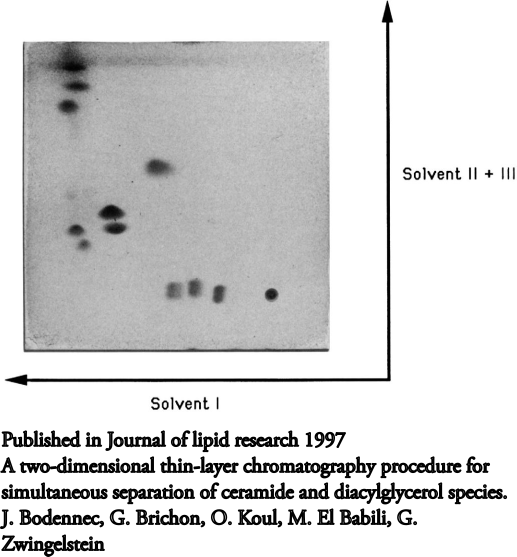
#> input picture lectures/Data/2D_measured.png, 1033 x 1113 px (shown at 1/2 size)
$ jupyter execute --allow-errors 08-Numpy.ipynb   (shell and % lines are left out)
#> lines starting #> are read from the running program, lines starting #| are printed output that depends on the picture
## Repetition, what is python, what are modules and why do you need to know that

Python is so widely used because it is so flexible. Pretty much for any task you have there is a specialized "Toolbox" that makes you work simplier. These "Toolboxes" are called Modules. You have used this already.

When we import things we actually plug in new modules into Python. For data science one of the key libraries is numpy.

<div>

</div>

Most Modules/Libraries contain many of these these objects and we can choose to load one or all. They also contain functions that do things (which are also objects in a sense).

<div>

</div>

What are objects? Objects are "boxes" That contain things. E.g. Data or functions or instructions what and how you can use them.

<div>

</div>

These functions are hidden in each object and can be accessed with the "dot"

<div>

</div>

Why so complicated? Try:

<div>

</div>

# Data Science

## Data types

[cell 1]
import matplotlib.pyplot as plt
import numpy as np

[cell 2]
types=[float(0.94545),int(3),str('hello world'),bool(True),1.e4] # this is a list of data types
for i in types: #and now we loop through the contents of this list
    print(type(i), i , 'I\'m in a string and show: \"%s\"'%i)

## Collecting data, what have we learned?

* Lists = rectangular brackets [], think append and sort
* Tupels = round brackets (), think order matters, in and out of functions
* dictionaries = wavy brackets {}, think data with keywords = cookbook, filenames, Lookup tables

## Manipulating data of the same kind: vectors/matrixes/images

Classically we collect large amount of the same data. and we could store it in a list of lists. Let me show you with an image as if it would be constructed from a list of lists

[cell 3]
def make_smily_list():
    list_of_lists=[[0,0,0,0,0,0,0],[0,0,0,0,0,0,0],[0,0,1,0,1,0,0],[0,0,0,0,0,0,0],[0,1,0,0,0,1,0],[0,0,1,0,1,0,0],[0,0,0,1,0,0,0],
[0,0,0,0,0,0,0],[0,0,0,0,0,0,0]]
    return list_of_lists
print(make_smily_list())

or let me show you as an image. For this we need a module to plot things.

[cell 4]
import matplotlib.pyplot as plt
plt.imshow(make_smily_list(),cmap='gray', vmin=0, vmax=1)
plt.axis('off')
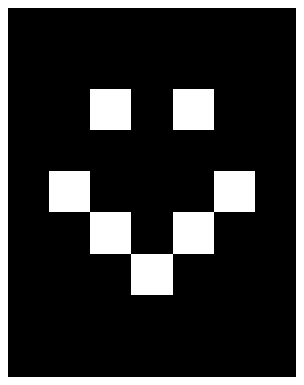
#> figure drawn by matplotlib, 1 panel

if we now wanted to do somehting as simple as multiplying each entry with 255 to get a proper gray image we would need to loop over each entry, which you hopefully will agree is somewhat tedious.

[cell 5]
list_of_lists=make_smily_list()   # we use our function to make a list and store the list under "list_of_lists"

for i in range(0,9,1):
    print('row is %i'%i)
    for j in range(0,7,1):
        print('column is %i'%j)
        if list_of_lists[i][j]==1:
            list_of_lists[i][j]=(list_of_lists[i][j])*255
        else:
            list_of_lists[i][j]=128
print(list_of_lists)
plt.imshow(list_of_lists,cmap='gray', vmin=0, vmax=255)
plt.axis('off')

# Numpy

entering Numpy, the defacto standard library for data manipulation. There are many additional tools for data-handling. But most use numpy as a standard. We can of course convert our list of lists into an array and then perform calculations on it.

Two ways to import numpy are common. either directly with **import numpy** after which you will need to write numpy.sin for the sinus function. Or using **import numpy as np** after which we can use np.sin, which is more common

[cell 6]
import numpy as np
list_of_lists=make_smily_list()
arrayen=np.array(list_of_lists) # convert the list_of lists into an array
print(arrayen)
print(type(arrayen))

Now we can perform calculations on the array as a whole

[cell 7]
arrayen=arrayen*128 # each entry is multiplied by 122
arrayen+=128        # simplified version to add to each element 128

plt.imshow(arrayen,cmap='gray', vmin=0, vmax=255)
plt.axis('off')

[cell 8]
def smiley(): #lets redefine our smiley function with arrays
    arrayen=np.zeros((9,7))
    for a in [(2,2),(2,4),(4,1),(4,-2),(5,2),(5,-3),(6,3)]:
        arrayen[a]=128
    arrayen+=128
    return arrayen

## Statistics

the object "array" contains a whole bunch of usefull operations that can be found with the "dot"
among them are many statistical tools. All of which can be used for either in all axis (dimensions) or for a single axis

[cell 9]
arrayen=smiley()
print('arrayen min() is %.1f'%arrayen.min())
print('arrayen max() is %.1f'%arrayen.max())
print('arrayen mean() is %.2f'%arrayen.mean())
print('the mean for each row is {}'.format(arrayen.mean(axis=0)))

We will talk more about statistical calculations later

# Creation Data and doing standard calculations
one of the most important features of numpy is that one can perform calculations for one "variable" that is in reality a long vector with many numbers very efficiently. Very often  one starts with creating a vector with numbers and then performs calculations with it.

[cell 10]
x=np.arange(0,2,0.00001) #create an x-vector with fine steps
np.sin(2*np.pi*x)     # now we calculate the sinus for each of these values.

See the Wall time? this is the time the calculation of 200000 sinus functions took. So even large numbers can be very efficient and fast. As can be the preparation of plots.

[cell 11]
y=np.sin(2*np.pi*x)
plt.plot(x,y)
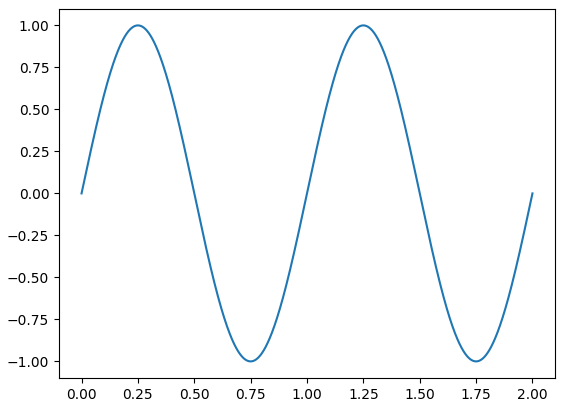
#> figure drawn by matplotlib, 1 panel; curve peaks at x = 0.25, y = 1

There are many functions that create types of data. As numpy is created to be efficient in as many dimensions as you like, you can also create data in many dimensions.

In this course we will restrain ourselfs to two dimensions, but all the code can also be used in 3 or more dimensions, if e.g. the movement of a particle in space and time is of interest. Some of the useful creating functions are:
* **np.zeros((3,3))**       # creates 3x3 array with zeroes
* **np.ones(3)**            # creates 3x0 array with ones
* **np.arange(0,1,0.1))**   # creates evenly spaced array (maybe the most used function)
* **np.linspace(1,10,5))**  # creates array with a fixed number of evenly spaced entries (here 5)
* **np.logspace(1,3,5))**   # creates array with a fixed number of logaritmically spaced entries

## important additional error check

when working with arrays the maybe most common error will be problems with the shape and the dimension of an array. So an imporant test is to check both the shape and the dimensions.

[cell 12]
print('the shape of x is',x.shape)
print('the shape of y is',y.shape)
# that this array has only one dimension (its a vector)

## Task

Create an x-vector from  -3 to 3 with 0.01 steps

then create the y values of a bell curve: $g(x)=\frac{1}{\sigma\sqrt{2\pi}} e^{-\frac{1}{2}((x-\mu)/\sigma)^2}$
with $\mu$=0.2 and $\sigma$=1

and plot it using **plt.plot(x,y)**

[cell 13]
# arrays can be re-shaped as long as all values are used
x2=x.reshape(100,2000) #rows, columns
print('after reshaping of x the shape of x2 is',x2.shape)

x2=x.reshape(-1,1) #the -1 stands for all the rest, the second means use one dimension, so one column
print('after reshaping of x the shape of x2 is',x2.shape)
# note that this array has now two dimensions and is a matrix

There are other ways to create different matrixes that we will not discuss further. The name usually will give you a hint what they do.
* np.vstack
* np.hstack
* np.concatenate
* np.tile

## Task

use one of these to stack x and y together into a single array and then use the function

**np.savetxt** write this matrix to a file, use 2 digits after the comma and a ";" between the numbers. Give the file a recognizable name.

# Data Selection -slices

In data science we often work with a selection of data. This means that we want to use one of two ways of selecting data
* Either we want to select which columns or rows of the data we are using - index based selection
* more often we want to select the portion of data that is "good" so the one where the values are above or below a certain threshold. For this use boolean based indexing.

## index based selection

Synthax 1-dim

* a[i] for single cell
* a[i:j] for range
* a[i:] from i to end
* a[:i] from beginning to (excl.) i
* a[:-1] from beginnnig until (excl.) last

### Examples

[cell 14]
x=range(15);
print('x=range(15) is ' + '{}'.format(list(x)))
print( 'x[2]   is ' + '{}'.format(x[2]))
print( 'x[:]   is ' + '{}'.format(x[:]))
print( 'x[:2]  is ' + '{}'.format(x[:2]))
print( 'x[2:]  is ' + '{}'.format(x[2:]))
print('x[2:6] is ' + '{}'.format(x[2:6]))
print( 'x[:-1] is ' + '{}'.format(x[:-1]))
print( 'x[:-2] is ' + '{}'.format(x[:-2]))

* Syntax 2-dim: a[i:j,k:h]
* Syntax 3-dim: a[i:j,k:h,l:m]
### Examples

[cell 15]
y=np.reshape(np.arange(20),[4,5])
print( 'y[:,:]   is \n' + '{}\n'.format(y[:,:]))
print('y[2,:]   is \n' + '{}\n'.format(y[2,:]))
print('y[:,2]   is \n' + '{}\n'.format(y[:,2]))
print( 'y[2,2]   is \n' + '{}\n'.format(y[2,2]))
print( 'y[:1,:]  is \n' + '{}\n'.format(y[:1,:]))
print('y[:-1,:] is \n' + '{}\n'.format(y[:-1,:]))
print('y[:,1:] is \n' + '{}\n'.format(y[:,1:]))
print('y[:,:2]  is \n' + '{}\n'.format(y[:,:2]))
print('y[:,:-2] is \n' + '{}\n'.format(y[:,:-2]))
print('y[1:3,2:4] is \n' + '{}'.format(y[1:3,2:4]))
print('y[::2,:] is \n' + '{}'.format(y[::2,:]))

### Task:
create new array for each case and use a single! index based slices to create the following images:

[cell 16]
arrayen=smiley()
plt.imshow(arrayen[:,:],cmap='gray', vmin=0, vmax=255)
plt.axis('off')

<div>

</div>

<div>

</div>

<div>

</div>

<div>

</div>

think every second
<div>

</div>

## Value based slicing

this is often the more useful of the two The basic idea is that if you create a logical conditions that results in a true or false condition you can select only the pixels that fullfill the condition

[cell 17]
arrayen=smiley()
arrayen>130

[cell 18]
fig,ax=plt.subplots(1,2) # we learn that next

arrayen=smiley()
ax[0].imshow(arrayen,cmap='gray', vmin=0, vmax=255)
ax[0].set_title('before change')

#Now we select these specific values and change them
arrayen[arrayen>130]=0

ax[1].imshow(arrayen,cmap='gray', vmin=0, vmax=255)
ax[1].set_title('after change')
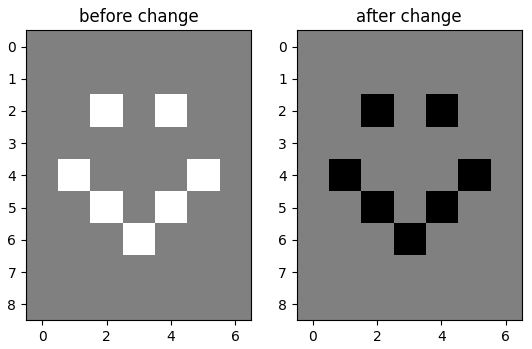
#> figure drawn by matplotlib, 2 panels

use two operations to create this for this:
<div>

</div>

Three operations for this
<div>

</div>

## Task
Lets do a real task to finish this part. We load a real image from disk using a special image library,  here we use PIL to load the image and convert it to greyscale and an array

[cell 19]
from PIL import Image   #tool to open and convert images
image_open = Image.open('Data/2D_measured.png')
#> image_open is the input picture: PIL image 1033x1113 RGBA; mean R, G, B, A 164.1, 164.1, 164.1, 205
arrayen=np.asarray(image_open.convert('L'))
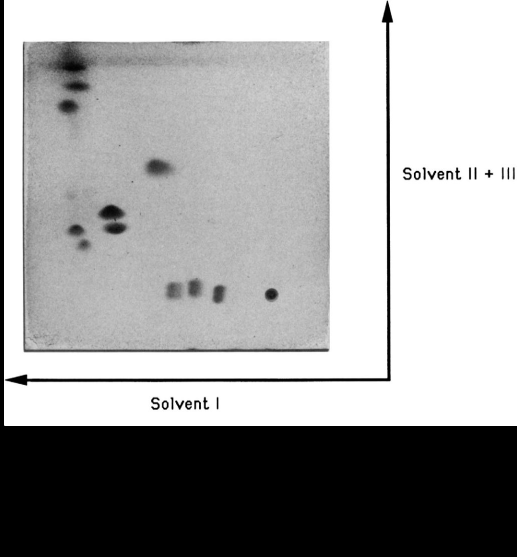
#> arrayen: shape (1113, 1033) (shown at 1/2 size); min 0, max 255, mean 164.1
print(arrayen.shape)
#| (1113, 1033)
print(type(arrayen))
#| <class 'numpy.ndarray'>
plt.imshow(arrayen,cmap='gray')
plt.axis('off')

$ run again, with lectures/Data/2dLC.png copied over lectures/Data/2D_measured.png
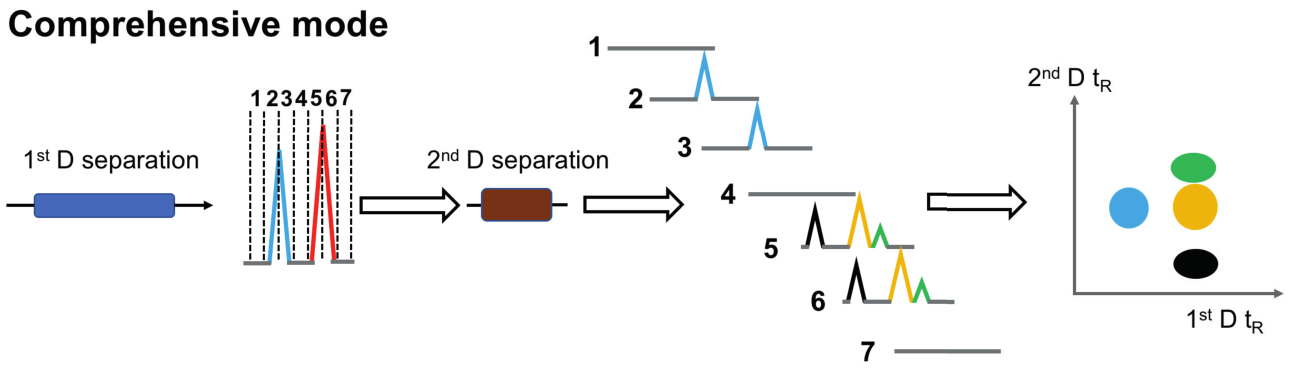
#> input picture lectures/Data/2dLC.png, 1291 x 369 px
#> image_open is the input picture: PIL image 1291x369 RGB; mean R, G, B 242.2, 242.4, 242.1
#> `arrayen=np.asarray(image_open.convert('L'))`:
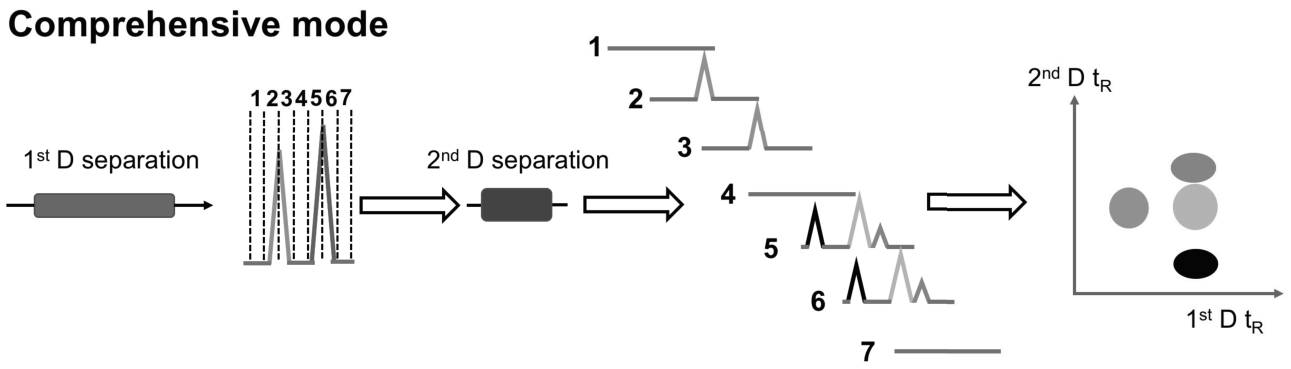
#> arrayen: shape (369, 1291); min 4, max 255, mean 242.3
#| (369, 1291)
#| <class 'numpy.ndarray'>

$ run again, with lectures/Data/DataFrameStructure.png copied over lectures/Data/2D_measured.png
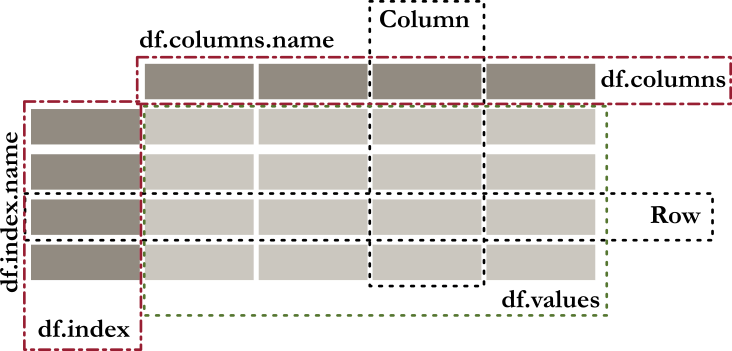
#> input picture lectures/Data/DataFrameStructure.png, 732 x 351 px
#> image_open is the input picture: PIL image 732x351 RGBA; mean R, G, B, A 213.7, 209.3, 205.9, 103.9
#> `arrayen=np.asarray(image_open.convert('L'))`:
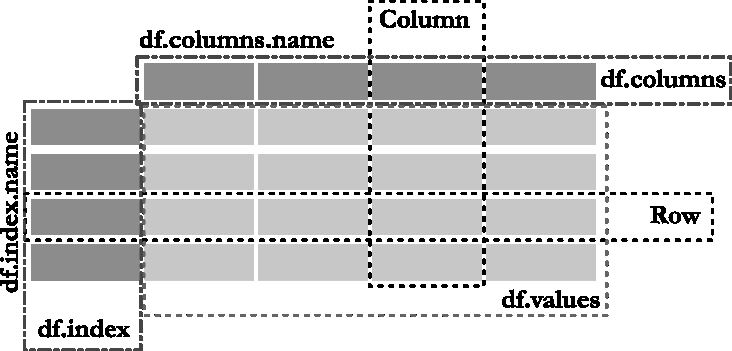
#> arrayen: shape (351, 732); min 0, max 255, mean 210.2
#| (351, 732)
#| <class 'numpy.ndarray'>

$ run again, with lectures/Data/KEMM30_006.png copied over lectures/Data/2D_measured.png
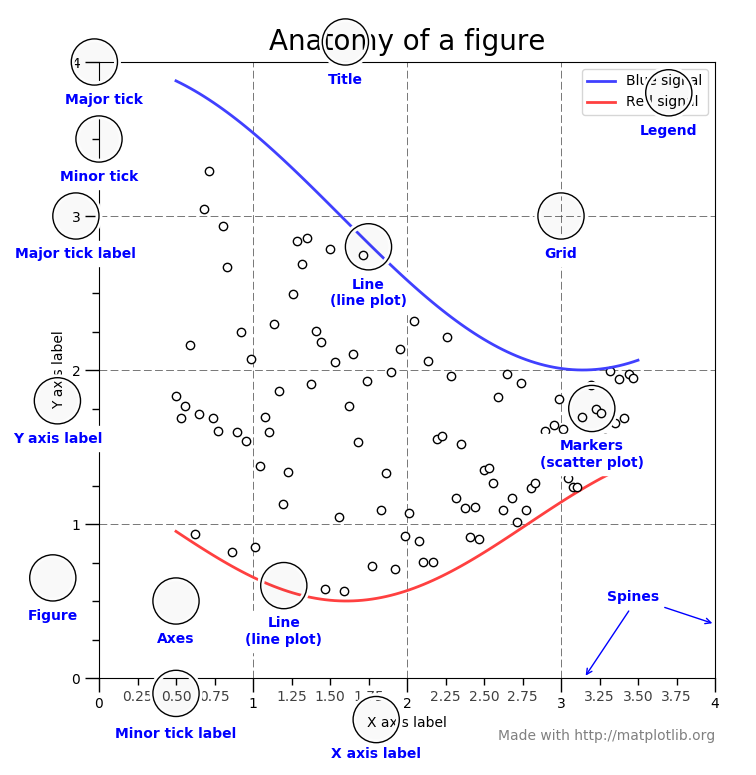
#> input picture lectures/Data/KEMM30_006.png, 756 x 775 px
#> image_open is the input picture: PIL image 756x775 RGB; mean R, G, B 245.8, 245.3, 248.3
#> `arrayen=np.asarray(image_open.convert('L'))`:
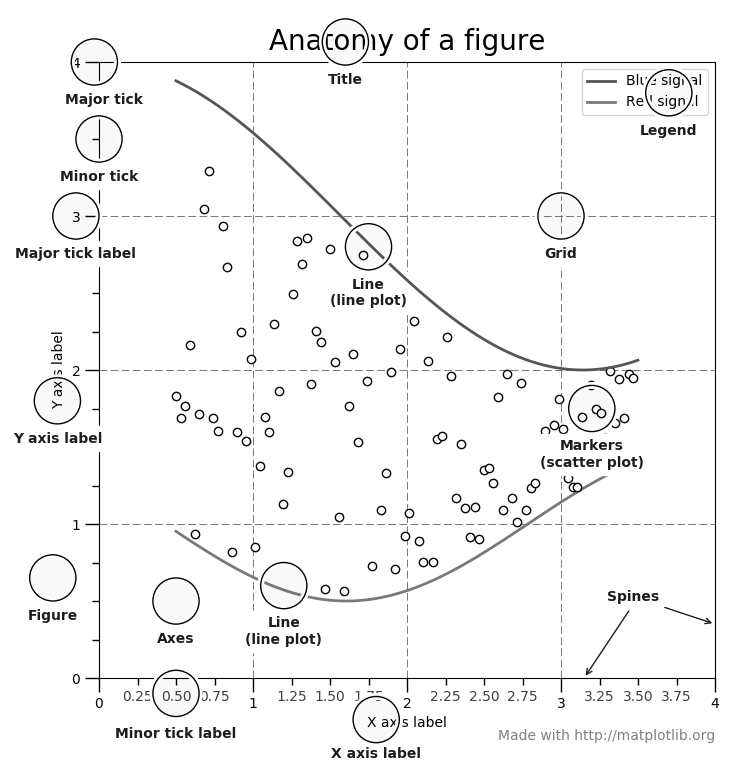
#> arrayen: shape (775, 756); min 0, max 255, mean 245.8
#| (775, 756)
#| <class 'numpy.ndarray'>
